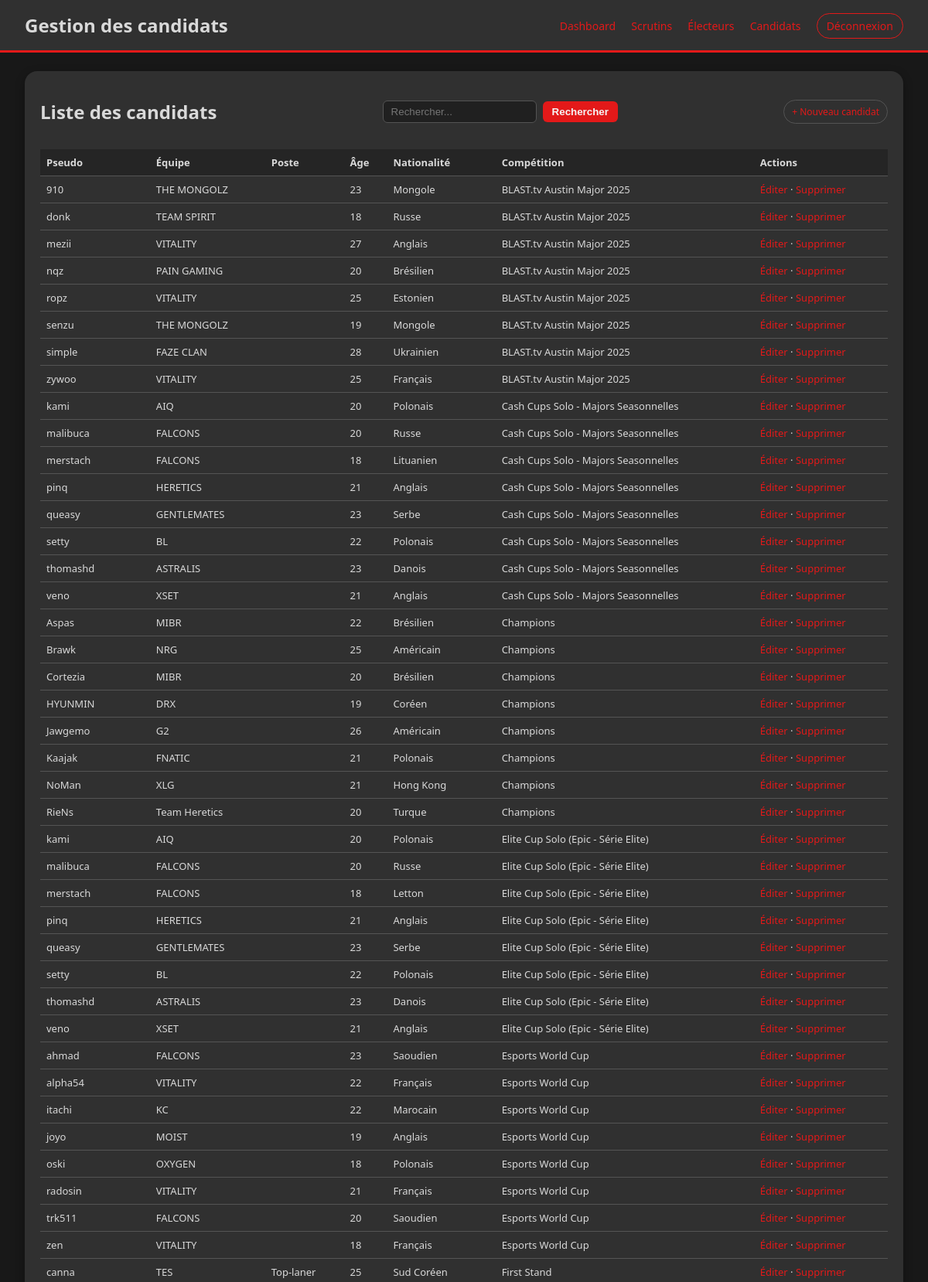
Screenshot of /admin/candidats.php (signed in, upper part) with the database file from the repository.
### tables this page shows
CREATE TABLE IF NOT EXISTS `joueur` (
  `idjoueur` int NOT NULL AUTO_INCREMENT,
  `pseudo` varchar(45) NOT NULL,
  `equipe` varchar(70) DEFAULT NULL,
  `age` int DEFAULT NULL,
  `nationalite` varchar(45) DEFAULT NULL,
  `poste` varchar(45) DEFAULT NULL,
  `idadmin` int NOT NULL,
  `idcompetition` int NOT NULL,
  `photo` varchar(255) DEFAULT NULL,
  `email_candidat` varchar(255) DEFAULT NULL,
  `mdp_candidat` varchar(255) DEFAULT NULL,
  `bio_candidat` text,
  `lien_media` varchar(255) DEFAULT NULL,
  `candidature_complete` tinyint(1) NOT NULL DEFAULT '1',
  `candidature_validee` tinyint(1) NOT NULL DEFAULT '1',
  PRIMARY KEY (`idjoueur`),
  KEY `fk_joueur_admin` (`idadmin`),
  KEY `fk_joueur_compet` (`idcompetition`)
);

CREATE TABLE IF NOT EXISTS `competition` (
  `idcompetition` int NOT NULL AUTO_INCREMENT,
  `nom_compet` varchar(255) NOT NULL,
  `date_debut` date NOT NULL,
  `date_fin` date NOT NULL,
  `statut` varchar(45) NOT NULL,
  `idadmin` int NOT NULL,
  `idjeu` int NOT NULL,
  PRIMARY KEY (`idcompetition`),
  KEY `fk_compet_admin` (`idadmin`),
  KEY `fk_compet_jeu` (`idjeu`)
);

### admin/candidats.php (the view, shortened to what this page needs)
<?php
$connexion = dbconnect();
$search = trim($_GET['q'] ?? '');
$sql = "SELECT j.*, c.nom_compet
        FROM joueur j
        LEFT JOIN competition c ON c.idcompetition = j.idcompetition";
$params = [];
$sql .= " ORDER BY c.nom_compet IS NULL, c.nom_compet, j.pseudo";
$stmt = $connexion->prepare($sql);
$stmt->execute($params);
$joueurs = $stmt->fetchAll(PDO::FETCH_ASSOC);
?>
<!DOCTYPE html>
<html lang="fr">
<head>
    <link rel="stylesheet" href="admin.css">
</head>
<body>
<header class="admin-header">
    <h1>Gestion des candidats</h1>
    <nav>
        <a href="index.php">Dashboard</a>
        <a href="scrutins.php">Scrutins</a>
        <a href="electeurs.php">Électeurs</a>
        <a href="candidats.php">Candidats</a>
        <a href="../index.php?disconnect=1" class="btn-logout">Déconnexion</a>
    </nav>
</header>
<main class="admin-main">
    <section class="panel">
        <div class="panel-header">
            <h2>Liste des candidats</h2>
            <form method="get" class="search-form">
            <input type="text"
                   name="q"
                   placeholder="Rechercher..."
                   value="<?= htmlspecialchars($search ?? '') ?>">
            <button type="submit">Rechercher</button>
        </form>
        <a href="candidats.php" class="btn-small">+ Nouveau candidat</a>
        </div>
        <?php if (count($joueurs) === 0): ?>
            <p>Aucun candidat n’a encore été ajouté.</p>
        <?php else: ?>
            <table class="table-scrutins">
                <thead>
                    <tr>
                        <th>Pseudo</th>
                        <th>Équipe</th>
                        <th>Poste</th>
                        <th>Âge</th>
                        <th>Nationalité</th>
                        <th>Compétition</th>
                        <th>Actions</th>
                    </tr>
                </thead>
                <tbody>
                <?php foreach ($joueurs as $j): ?>
                    <tr>
                        <td><?= htmlspecialchars($j['pseudo']) ?></td>
                        <td><?= htmlspecialchars($j['equipe'] ?? '') ?></td>
                        <td><?= htmlspecialchars($j['poste'] ?? '') ?></td>
                        <td><?= (int)$j['age'] ?></td>
                        <td><?= htmlspecialchars($j['nationalite'] ?? '') ?></td>
                        <td><?= htmlspecialchars($j['nom_compet']) ?></td>
                        <td>
                            <a href="candidat_form.php?id=<?= $j['idjoueur'] ?>">Éditer</a> ·
                            <a href="candidat_action.php?id=<?= $j['idjoueur'] ?>&action=supprimer"
                               onclick="return confirm('Supprimer ce candidat ?');">
                                Supprimer
                            </a>
                        </td>
                    </tr>
                <?php endforeach; ?>
                </tbody>
            </table>
        <?php endif; ?>
    </section>
</main>
</body>
</html>

### admin/admin.css (style rules this page uses)
body { margin: 0; font-family: 'Exo 2', system-ui, -apple-system, BlinkMacSystemFont, sans-serif; background-color: #181818; color: #D9D9D9; }
a { color: #e31919; text-decoration: none; }
.admin-header { background-color: #303030; padding: 16px 32px; display: flex; align-items: center; justify-content: space-between; border-bottom: 3px solid #e31919; }
.admin-header h1 { margin: 0; font-size: 24px; }
.admin-header nav a { margin-left: 16px; font-size: 14px; }
.btn-logout { padding: 6px 12px; border-radius: 999px; border: 1px solid #e31919; }
.admin-main { padding: 24px 32px; }
.panel { background-color: #303030; border-radius: 16px; padding: 16px 20px; box-shadow: 0 4px 12px rgba(0,0,0,0.35); }
.panel-header { display: flex; justify-content: space-between; align-items: center; margin-bottom: 12px; }
.btn-small { padding: 6px 10px; border-radius: 999px; border: 1px solid #545454; font-size: 12px; }
.table-scrutins { width: 100%; border-collapse: collapse; font-size: 13px; }
.table-scrutins th, .table-scrutins td { padding: 8px; border-bottom: 1px solid #545454; text-align: left; }
.table-scrutins th { font-weight: 600; background-color: #252525; }
.panel-header { display: flex; align-items: center; justify-content: space-between; gap: 16px; flex-wrap: wrap; }
.search-form { display: flex; gap: 8px; align-items: center; }
.search-form input[type="text"] { padding: 6px 10px; border-radius: 6px; border: 1px solid #545454; background-color: #202020; color: #f5f5f5; }
.search-form button { padding: 6px 12px; border-radius: 6px; border: none; background-color: #e31919; color: #f5f5f5; cursor: pointer; font-weight: 600; }

### rows the page displays
joueur: pseudo "910", equipe "THE MONGOLZ", age "23", nationalite "Mongole", idcompetition.nom_compet "BLAST.tv Austin Major 2025"
joueur: pseudo "donk", equipe "TEAM SPIRIT", age "18", nationalite "Russe", idcompetition.nom_compet "BLAST.tv Austin Major 2025"
joueur: pseudo "mezii", equipe "VITALITY", age "27", nationalite "Anglais", idcompetition.nom_compet "BLAST.tv Austin Major 2025"
joueur: pseudo "nqz", equipe "PAIN GAMING", age "20", nationalite "Brésilien", idcompetition.nom_compet "BLAST.tv Austin Major 2025"
joueur: pseudo "ropz", equipe "VITALITY", age "25", nationalite "Estonien", idcompetition.nom_compet "BLAST.tv Austin Major 2025"
joueur: pseudo "senzu", equipe "THE MONGOLZ", age "19", nationalite "Mongole", idcompetition.nom_compet "BLAST.tv Austin Major 2025"
joueur: pseudo "simple", equipe "FAZE CLAN", age "28", nationalite "Ukrainien", idcompetition.nom_compet "BLAST.tv Austin Major 2025"
joueur: pseudo "zywoo", equipe "VITALITY", age "25", nationalite "Français", idcompetition.nom_compet "BLAST.tv Austin Major 2025"
joueur: pseudo "kami", equipe "AIQ", age "20", nationalite "Polonais", idcompetition.nom_compet "Cash Cups Solo - Majors Seasonnelles"
joueur: pseudo "malibuca", equipe "FALCONS", age "20", nationalite "Russe", idcompetition.nom_compet "Cash Cups Solo - Majors Seasonnelles"
joueur: pseudo "merstach", equipe "FALCONS", age "18", nationalite "Lituanien", idcompetition.nom_compet "Cash Cups Solo - Majors Seasonnelles"
joueur: pseudo "pinq", equipe "HERETICS", age "21", nationalite "Anglais", idcompetition.nom_compet "Cash Cups Solo - Majors Seasonnelles"
joueur: pseudo "queasy", equipe "GENTLEMATES", age "23", nationalite "Serbe", idcompetition.nom_compet "Cash Cups Solo - Majors Seasonnelles"
joueur: pseudo "setty", equipe "BL", age "22", nationalite "Polonais", idcompetition.nom_compet "Cash Cups Solo - Majors Seasonnelles"
joueur: pseudo "thomashd", equipe "ASTRALIS", age "23", nationalite "Danois", idcompetition.nom_compet "Cash Cups Solo - Majors Seasonnelles"
joueur: pseudo "veno", equipe "XSET", age "21", nationalite "Anglais", idcompetition.nom_compet "Cash Cups Solo - Majors Seasonnelles"
joueur: pseudo "Aspas", equipe "MIBR", age "22", nationalite "Brésilien", idcompetition.nom_compet "Champions"
joueur: pseudo "Brawk", equipe "NRG", age "25", nationalite "Américain", idcompetition.nom_compet "Champions"
joueur: pseudo "Cortezia", equipe "MIBR", age "20", nationalite "Brésilien", idcompetition.nom_compet "Champions"
joueur: pseudo "HYUNMIN", equipe "DRX", age "19", nationalite "Coréen", idcompetition.nom_compet "Champions"
joueur: pseudo "Jawgemo", equipe "G2", age "26", nationalite "Américain", idcompetition.nom_compet "Champions"
joueur: pseudo "Kaajak", equipe "FNATIC", age "21", nationalite "Polonais", idcompetition.nom_compet "Champions"
joueur: pseudo "NoMan", equipe "XLG", age "21", nationalite "Hong Kong", idcompetition.nom_compet "Champions"
joueur: pseudo "RieNs", equipe "Team Heretics", age "20", nationalite "Turque", idcompetition.nom_compet "Champions"
joueur: pseudo "kami", equipe "AIQ", age "20", nationalite "Polonais", idcompetition.nom_compet "Elite Cup Solo (Epic - Série Elite)"
joueur: pseudo "malibuca", equipe "FALCONS", age "20", nationalite "Russe", idcompetition.nom_compet "Elite Cup Solo (Epic - Série Elite)"
joueur: pseudo "merstach", equipe "FALCONS", age "18", nationalite "Letton", idcompetition.nom_compet "Elite Cup Solo (Epic - Série Elite)"
joueur: pseudo "pinq", equipe "HERETICS", age "21", nationalite "Anglais", idcompetition.nom_compet "Elite Cup Solo (Epic - Série Elite)"
joueur: pseudo "queasy", equipe "GENTLEMATES", age "23", nationalite "Serbe", idcompetition.nom_compet "Elite Cup Solo (Epic - Série Elite)"
joueur: pseudo "setty", equipe "BL", age "22", nationalite "Polonais", idcompetition.nom_compet "Elite Cup Solo (Epic - Série Elite)"
joueur: pseudo "thomashd", equipe "ASTRALIS", age "23", nationalite "Danois", idcompetition.nom_compet "Elite Cup Solo (Epic - Série Elite)"
joueur: pseudo "veno", equipe "XSET", age "21", nationalite "Anglais", idcompetition.nom_compet "Elite Cup Solo (Epic - Série Elite)"
joueur: pseudo "ahmad", equipe "FALCONS", age "23", nationalite "Saoudien", idcompetition.nom_compet "Esports World Cup"
joueur: pseudo "alpha54", equipe "VITALITY", age "22", nationalite "Français", idcompetition.nom_compet "Esports World Cup"
joueur: pseudo "itachi", equipe "KC", age "22", nationalite "Marocain", idcompetition.nom_compet "Esports World Cup"
joueur: pseudo "joyo", equipe "MOIST", age "19", nationalite "Anglais", idcompetition.nom_compet "Esports World Cup"
joueur: pseudo "oski", equipe "OXYGEN", age "18", nationalite "Polonais", idcompetition.nom_compet "Esports World Cup"
joueur: pseudo "radosin", equipe "VITALITY", age "21", nationalite "Français", idcompetition.nom_compet "Esports World Cup"
joueur: pseudo "trk511", equipe "FALCONS", age "20", nationalite "Saoudien", idcompetition.nom_compet "Esports World Cup"
joueur: pseudo "zen", equipe "VITALITY", age "18", nationalite "Français", idcompetition.nom_compet "Esports World Cup"
joueur: pseudo "canna", equipe "TES", poste "Top-laner", age "25", nationalite "Sud Coréen", idcompetition.nom_compet "First Stand"
